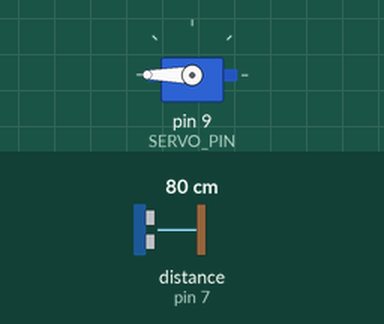
This sketch was run on a simulated Arduino Uno, built with avr-gcc and run on an emulated ATmega328P. On the bench: servo. Wiring (inferred from the names in the program): ultrasonic range finder: trigger pin 8; echo pin 7; servo: signal pin 9. The inputs (shaded band) are chosen by the test bench; at power-on: distance to the obstacle (sensor on pin 7) 80 cm. The echo pulse lasts 58.3 µs per cm; servo pulses on a pin are drawn as a servo (544–2400 µs = 0–180°).

Above: at 1.8 s.
1.9 s: distance to the obstacle (sensor on pin 7) set to 2 cm
At 2.5 s:
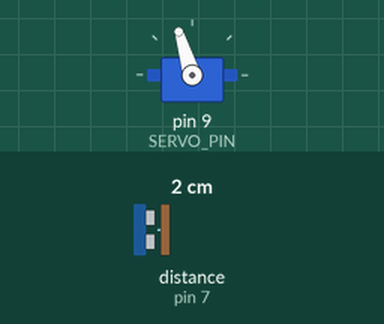
At 5.3 s:
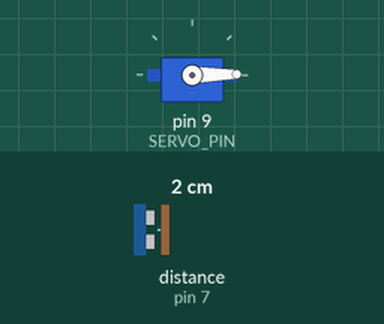
Timing chart, 0 to 53.3 s (numbered marks = the images above; inputs shaded):
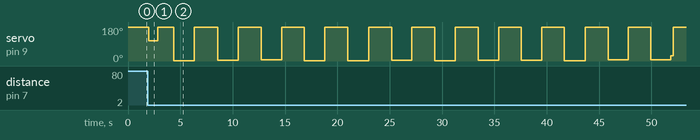

The sketch:

fw_beam.ino
```cpp
#include "ultrasonic_handler.h"
#include "lp_filter.h"
#include "servo_handler.h"
#include "pid_control.h"

#ifdef MPU6050_ACTIVE
#include "mpu6050.h"
#include <Wire.h>
#endif

#include <stdint.h>

const uint8_t ULTRASONIC_ECHO_PIN = 7;
const uint8_t ULTRASONIC_TRIGGER_PIN = 8;

const uint8_t SERVO_PIN = 9;
const uint16_t SERVO_MIN_ANGLE = 0;
const uint16_t SERVO_MAX_ANGLE = 180;

const double LP_FILTER_ALPHA = 0.1;

const long BEAM_LEN = 52.0;

uint16_t angle = INITIAL_ANGLE;

#ifdef MPU6050_ACTIVE
int16_t acc_x, acc_y, acc_z, gyro_x, gyro_y, gyro_z;
double temp;
MPU6050 mpu;
#endif

ServoHandler servo(SERVO_PIN, SERVO_MIN_ANGLE, SERVO_MAX_ANGLE);
UltrasonicHandler ultrasonic(ULTRASONIC_TRIGGER_PIN, ULTRASONIC_ECHO_PIN);
LpFilter lp_filter(LP_FILTER_ALPHA);
PIDController pid(8, 0.02, 4000, 0.1, BEAM_LEN/2, SERVO_MIN_ANGLE, SERVO_MAX_ANGLE);

void setup() {
    Serial.begin(115200); // Starts the serial communication
#ifdef MPU6050_ACTIVE
    Wire.begin();
    mpu.wakeup();
#endif
}
void loop() {
    double ball_dist = ultrasonic.get_distance_cm();
    double filtered_dist = lp_filter.get_filtered_value(ball_dist);
    pid.calculate(&angle, &filtered_dist);
    servo.move(angle);
#ifdef MPU6050_ACTIVE
    mpu.read_all_data(&acc_x, &acc_y, &acc_z, &gyro_x, &gyro_y, &gyro_z, &temp);
#endif
}
```

lp_filter.cpp
```cpp
#include "lp_filter.h"

LpFilter::LpFilter() {
  this->alpha = DEFAULT_ALPHA;
  this->filtered_value = INITIAL_FILTER_VALUE;
}

LpFilter::LpFilter(double alpha) {
  this->alpha = alpha;
  this->filtered_value = INITIAL_FILTER_VALUE;
}

double LpFilter::get_filtered_value(double value) {
  this->filtered_value = this->alpha * value + (1 - this->alpha) * this->filtered_value;

#if defined(LP_FILTER_DEBUG) || defined(SYS_DEBUG)
  Serial.println("LP Filter: " + String(value) + " -> " + String(filtered_value));
#endif

  return this->filtered_value;
}
```

lp_filter.h
```cpp
#ifndef LP_FILTER_H
#define LP_FILTER_H

#define DEFAULT_ALPHA 0.1
#define INITIAL_FILTER_VALUE 0.0

class LpFilter {
private:
    double alpha;
    double filtered_value;
public:
    LpFilter();
    LpFilter(double alpha);
    double get_filtered_value(double value);
};

#endif // LP_FILTER_H
```

pid_control.cpp
```cpp
#include "pid_control.h"

#include <Arduino.h>

PIDController::PIDController(double kp, double ki, double kd, double dt, double target, double out_min, double out_max) {
    this->kp = kp;
    this->ki = ki;
    this->kd = kd;
    this->integral = 0;
    this->dt = dt;
    this->target = target;
    this->out_min = out_min;
    this->out_max = out_max;
    this->last_error = 0;
    this->last_time = millis();
}

bool PIDController::calculate(uint16_t *input, double *response) {
    double current_time = millis();
    double dt_ms = current_time - this->last_time;
    if (dt_ms >= this->dt ) {
        double error = this->target - *response;

#if defined(PID_DEBUG) || defined(SYS_DEBUG)
        Serial.println("DT: " + String(dt_ms) + ", PID Error: " + String(error));
#endif

        double proportional = error * this->kp;
        this->integral += ( error * this->dt ) * this->ki;
        double derivative = ( (error - this->last_error) / this->dt ) * this->kd;

#if defined(PID_DEBUG) || defined(SYS_DEBUG)
        Serial.println("Prop: " + String(proportional) + ", Int: " + String(this->integral) + ", Der: " + String(derivative));
#endif

        *input = proportional + this->integral + derivative;

        this->last_time = current_time;
        this->last_error = error;
        return true;
    }
    return false;
}
```

pid_control.h
```cpp
#ifndef PID_CONTROL_H
#define PID_CONTROL_H

#include <stdint.h>

class PIDController {
private:
    double kp;
    double ki;
    double kd;
    float dt;
    double integral;
    double target;
    double out_min;
    double out_max;
    double last_time;
    double last_error;
public:
    PIDController(double kp, double ki, double kd, double dt, double target, double out_min, double out_max);
    bool calculate(uint16_t *input, double *response);
};

#endif // PID_CONTROL_H
```

servo_handler.cpp
```cpp
#include "servo_handler.h"

#include <stdlib.h>
#include <stdint.h>
#include <Arduino.h>

ServoHandler::ServoHandler(uint8_t pin, int16_t angle_min, int16_t angle_max) {
    this->servo_pin = pin;
    this->angle_min = angle_min;
    this->angle_max = angle_max;
    this->curr_angle = INITIAL_ANGLE;

    this->init();
}

void ServoHandler::init() {
    pinMode(servo_pin, OUTPUT);
    this->move_pwm(INITIAL_ANGLE);
}

void ServoHandler::move(uint16_t angle) {
    angle = this->clamp_angle(angle);
    this->move_pwm(angle);
}

void ServoHandler::move_pwm(uint16_t angle) {
    uint32_t delay_us = map(angle, this->angle_min, this->angle_max, SERVO_MIN_DELAY_US, SERVO_MAX_DELAY_US);

#if defined(SERVO_DEBUG) || defined(SYS_DEBUG)
    Serial.println("PWM delay of " + String(delay_us) + "us for " + String(angle) + " degree angle.");
#endif

    if (this->curr_angle > angle) {
        for (uint16_t i = this->curr_angle; i > angle; i--) {
            digitalWrite(this->servo_pin, HIGH);
            delayMicroseconds(delay_us);
            digitalWrite(this->servo_pin, LOW);
            delay(10);
        }
    }
    else {
        for (uint16_t i = this->curr_angle; i < angle; i++) {
            digitalWrite(this->servo_pin, HIGH);
            delayMicroseconds(delay_us);
            digitalWrite(this->servo_pin, LOW);
            delay(10);
        }
    }
    this->curr_angle = angle;
}

uint16_t ServoHandler::get_angle() {
    return this->curr_angle;
}

uint16_t ServoHandler::clamp_angle(int16_t angle) {
    return min(this->angle_max, max(angle, this->angle_min));
}
```

servo_handler.h
```cpp
#ifndef SERVO_HANDLER_H
#define SERVO_HANDLER_H

#include <stdint.h>

#define INITIAL_ANGLE 90
#define SERVO_MIN_DELAY_US 1000
#define SERVO_MAX_DELAY_US 2000

class ServoHandler {
private:
    uint8_t servo_pin;
    uint16_t curr_angle;
    uint16_t angle_min;
    uint16_t angle_max;
    void init();
    void move_pwm(uint16_t angle);
    uint16_t clamp_angle(int16_t angle);
public:
    ServoHandler(uint8_t pin, int16_t angle_min, int16_t angle_max);
    void move(uint16_t angle);
    uint16_t get_angle();
};

#endif // SERVO_HANDLER_H
```

ultrasonic_handler.cpp
```cpp
#include "ultrasonic_handler.h"

#include <stdint.h>
#include <Arduino.h>

UltrasonicHandler::UltrasonicHandler(uint8_t trigger_pin, uint8_t echo_pin) {
    this->trigger_pin = trigger_pin;
    this->echo_pin = echo_pin;

    this->init();
}

void UltrasonicHandler::init() {
    pinMode(this->trigger_pin, OUTPUT);
    pinMode(this->echo_pin, INPUT);
}

double UltrasonicHandler::get_distance_cm() {
    // Clears the trigPin
    digitalWrite(this->trigger_pin, LOW);
    delayMicroseconds(2);
    // Sets the trigPin on HIGH state for 10 micro seconds
    digitalWrite(this->trigger_pin, HIGH);
    delayMicroseconds(10);
    digitalWrite(this->trigger_pin, LOW);

    this->distance = pulseIn(this->echo_pin, HIGH) * 0.034 / 2;

#if defined(ULTRASONIC_DEBUG) || defined(SYS_DEBUG)
    Serial.println("Raw Distance: " + String(this->distance) + " cm");
#endif

    return this->distance;
}
```

ultrasonic_handler.h
```cpp
#ifndef ULTRASONIC_HANDLER_H
#define ULTRASONIC_HANDLER_H

#include <stdint.h>

class UltrasonicHandler {
private:
    uint8_t trigger_pin;
    uint8_t echo_pin;
    double distance;
    void init();
public:
    UltrasonicHandler(uint8_t trigger_pin, uint8_t echo_pin);
    double get_distance_cm();
};

#endif // ULTRASONIC_HANDLER_H
```

Measured:
- after the input at 1.9 s, servo on pin 9 (SERVO_PIN): 180° → 107° after 0.06 s, → 180° 0.86 s later, → 1° 1.5 s later, → 180° 2.0 s later, … (27 changes in this stretch)
